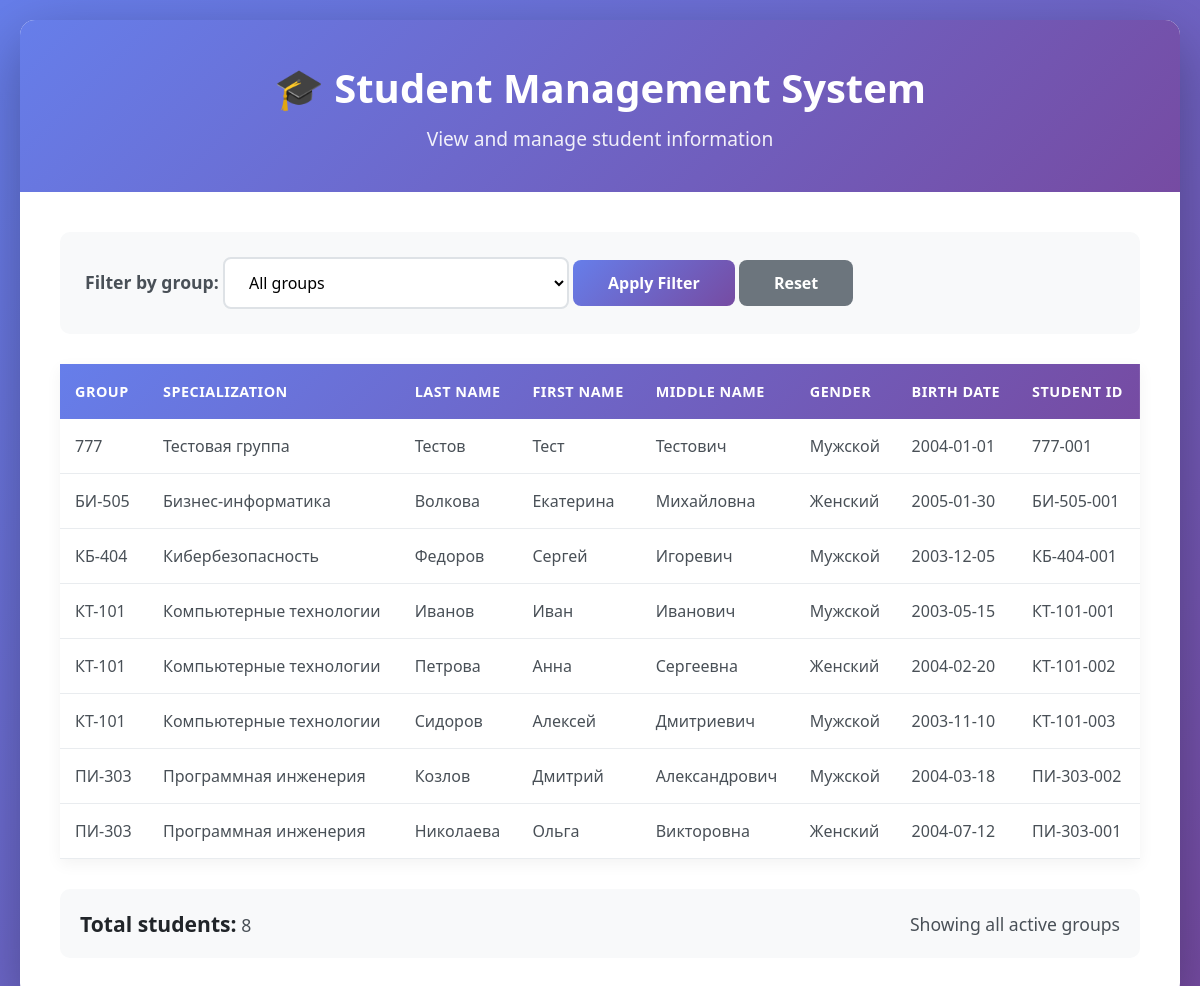
The page / on the database its author committed.
### tables this page shows
CREATE TABLE students (
    id INTEGER PRIMARY KEY AUTOINCREMENT,
    group_id INTEGER,
    last_name VARCHAR(50) NOT NULL,
    first_name VARCHAR(50) NOT NULL,
    middle_name VARCHAR(50),
    gender VARCHAR(10) NOT NULL CHECK(gender IN ('Мужской', 'Женский')),
    birth_date DATE NOT NULL,
    student_id VARCHAR(20) NOT NULL UNIQUE,
    FOREIGN KEY (group_id) REFERENCES groups(id)
);

CREATE TABLE groups (
    id INTEGER PRIMARY KEY AUTOINCREMENT,
    name VARCHAR(10) NOT NULL UNIQUE,
    specialization VARCHAR(100) NOT NULL,
    graduation_year INTEGER NOT NULL
);

### web/index.php (the view, shortened to what this page needs)
<!DOCTYPE html>
<html lang="en">
<head>
</head>
<body>
    <div class="container">
        <header class="header">
            <h1>🎓 Student Management System</h1>
            <p>View and manage student information</p>
        </header>
        <main class="content">
            <div class="filter-section">
                <form method="GET">
                    <label for="group">Filter by group:</label>
                    <select name="group" id="group">
                        <option value="">All groups</option>
                        <?php
                        try {
                            $database = new PDO('sqlite:../db/students.db');
                            $database->setAttribute(PDO::ATTR_ERRMODE, PDO::ERRMODE_EXCEPTION);
                            $currentYear = date('Y');
                            $selectedGroup = $_GET['group'] ?? '';
                            $studentQuery = "SELECT g.name as group_name, g.specialization,
                                                    s.last_name, s.first_name, s.middle_name,
                                                    s.gender, s.birth_date, s.student_id
                                             FROM students s
                                             JOIN groups g ON s.group_id = g.id
                                             WHERE g.graduation_year >= :year";
                            $queryParams = ['year' => $currentYear];
                            $studentQuery .= " ORDER BY g.name, s.last_name, s.first_name";
                            $studentStatement = $database->prepare($studentQuery);
                            $studentStatement->execute($queryParams);
                            $studentRecords = $studentStatement->fetchAll(PDO::FETCH_ASSOC);
                        } catch (PDOException $error) {
                            die("Database connection error: " . $error->getMessage());
                        }
                        ?>
                    </select>
                    <button type="submit" class="btn">Apply Filter</button>
                    <a href="?" class="btn btn-reset">Reset</a>
                </form>
            </div>
            <?php if (!empty($studentRecords)): ?>
                <table class="students-table">
                    <thead>
                        <tr>
                            <th>Group</th>
                            <th>Specialization</th>
                            <th>Last Name</th>
                            <th>First Name</th>
                            <th>Middle Name</th>
                            <th>Gender</th>
                            <th>Birth Date</th>
                            <th>Student ID</th>
                        </tr>
                    </thead>
                    <tbody>
                        <?php foreach ($studentRecords as $student): ?>
                        <tr>
                            <td><?= htmlspecialchars($student['group_name']) ?></td>
                            <td><?= htmlspecialchars($student['specialization']) ?></td>
                            <td><?= htmlspecialchars($student['last_name']) ?></td>
                            <td><?= htmlspecialchars($student['first_name']) ?></td>
                            <td><?= htmlspecialchars($student['middle_name'] ?? '') ?></td>
                            <td><?= htmlspecialchars($student['gender']) ?></td>
                            <td><?= htmlspecialchars($student['birth_date']) ?></td>
                            <td><?= htmlspecialchars($student['student_id']) ?></td>
                        </tr>
                        <?php endforeach; ?>
                    </tbody>
                </table>
                <div class="stats">
                    <div>
                        <strong>Total students:</strong> <?= count($studentRecords) ?>
                    </div>
                    <div>
                        <?php if (!empty($selectedGroup)): ?>
                            <strong>Filtered by group:</strong> <?= htmlspecialchars($selectedGroup) ?>
                        <?php else: ?>
                            Showing all active groups
                        <?php endif; ?>
                    </div>
                </div>
            <?php endif; ?>
        </main>
    </div>
</body>
</html>

### web/index.php (style rules this page uses)
* { margin: 0; padding: 0; box-sizing: border-box; font-family: 'Segoe UI', Tahoma, Geneva, Verdana, sans-serif; }
body { background: linear-gradient(135deg, #667eea 0%, #764ba2 100%); min-height: 100vh; padding: 20px; }
.container { max-width: 1200px; margin: 0 auto; background: white; border-radius: 15px; box-shadow: 0 20px 60px rgba(0,0,0,0.3); overflow: hidden; }
.header { background: linear-gradient(135deg, #667eea 0%, #764ba2 100%); color: white; padding: 40px; text-align: center; }
.header h1 { font-size: 2.5em; margin-bottom: 10px; }
.header p { font-size: 1.2em; opacity: 0.9; }
.content { padding: 40px; }
.filter-section { background: #f8f9fa; padding: 25px; border-radius: 10px; margin-bottom: 30px; display: flex; gap: 15px; align-items: center; flex-wrap: wrap; }
.filter-section label { font-weight: 600; color: #495057; font-size: 1.1em; }
.filter-section select { flex: 1; min-width: 250px; padding: 12px 20px; border: 2px solid #dee2e6; border-radius: 8px; font-size: 1em; transition: all 0.3s; background: white; cursor: pointer; }
.btn { background: linear-gradient(135deg, #667eea 0%, #764ba2 100%); color: white; border: none; padding: 12px 35px; border-radius: 8px; font-size: 1em; font-weight: 600; cursor: pointer; transition: transform 0.2s, box-shadow 0.2s; text-decoration: none; display: inline-block; }
.btn-reset { background: #6c757d; }
.students-table { width: 100%; border-collapse: collapse; margin-top: 20px; box-shadow: 0 5px 15px rgba(0,0,0,0.05); }
.students-table thead { background: linear-gradient(135deg, #667eea 0%, #764ba2 100%); color: white; }
.students-table th { padding: 18px 15px; text-align: left; font-weight: 600; text-transform: uppercase; letter-spacing: 0.5px; font-size: 0.9em; }
.students-table tbody tr { border-bottom: 1px solid #e9ecef; transition: background 0.2s; }
.students-table td { padding: 16px 15px; color: #495057; }
.stats { background: #f8f9fa; padding: 20px; border-radius: 10px; margin-top: 30px; display: flex; justify-content: space-between; align-items: center; flex-wrap: wrap; gap: 15px; }
.stats div { font-size: 1.1em; color: #495057; }
.stats strong { color: #212529; font-size: 1.2em; }

### rows shown on the page
students: group.name "777", group.specialization "Тестовая группа", last_name "Тестов", first_name "Тест", middle_name "Тестович", gender "Мужской", birth_date "2004-01-01", student "777-001"
students: group.name "БИ-505", group.specialization "Бизнес-информатика", last_name "Волкова", first_name "Екатерина", middle_name "Михайловна", gender "Женский", birth_date "2005-01-30", student "БИ-505-001"
students: group.name "КБ-404", group.specialization "Кибербезопасность", last_name "Федоров", first_name "Сергей", middle_name "Игоревич", gender "Мужской", birth_date "2003-12-05", student "КБ-404-001"
students: group.name "КТ-101", group.specialization "Компьютерные технологии", last_name "Иванов", first_name "Иван", middle_name "Иванович", gender "Мужской", birth_date "2003-05-15", student "КТ-101-001"
students: group.name "КТ-101", group.specialization "Компьютерные технологии", last_name "Петрова", first_name "Анна", middle_name "Сергеевна", gender "Женский", birth_date "2004-02-20", student "КТ-101-002"
students: group.name "КТ-101", group.specialization "Компьютерные технологии", last_name "Сидоров", first_name "Алексей", middle_name "Дмитриевич", gender "Мужской", birth_date "2003-11-10", student "КТ-101-003"
students: group.name "ПИ-303", group.specialization "Программная инженерия", last_name "Козлов", first_name "Дмитрий", middle_name "Александрович", gender "Мужской", birth_date "2004-03-18", student "ПИ-303-002"
students: group.name "ПИ-303", group.specialization "Программная инженерия", last_name "Николаева", first_name "Ольга", middle_name "Викторовна", gender "Женский", birth_date "2004-07-12", student "ПИ-303-001"

### other values the page prints
count($studentRecords) "8"
